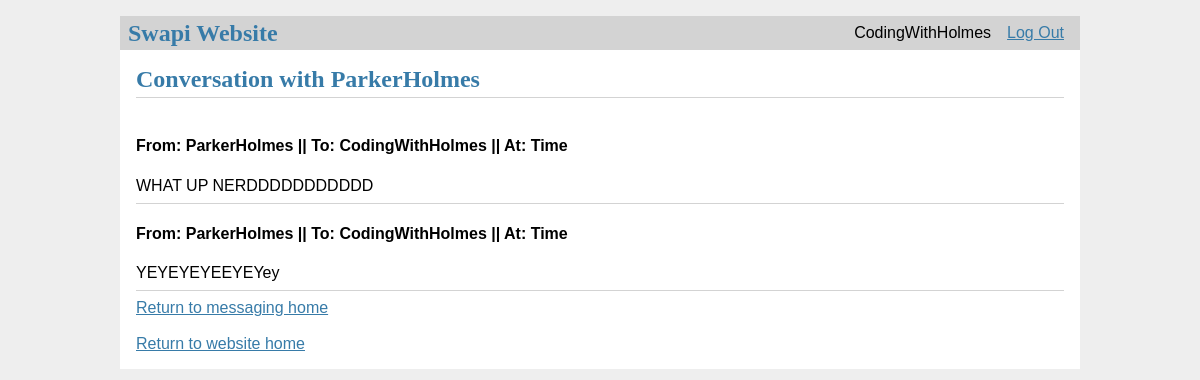
Before: /messaging/messagethread (signed in) with the older database file.
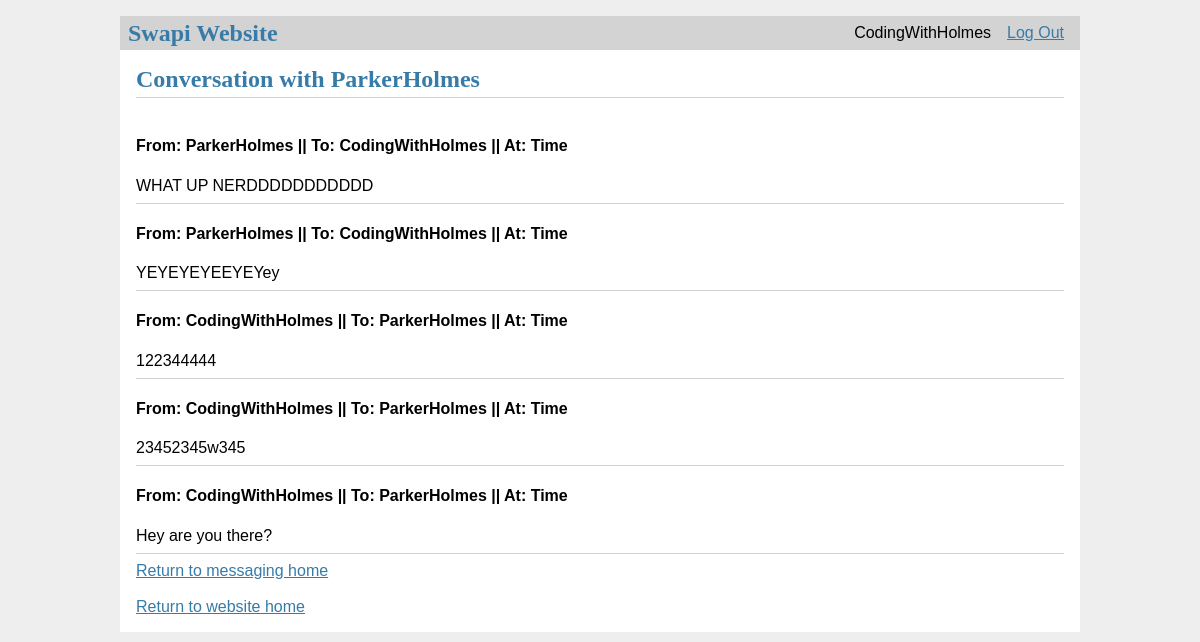
After: the same page with the newer database file.
### tables this page shows
CREATE TABLE user (
  id INTEGER PRIMARY KEY AUTOINCREMENT,
  username TEXT UNIQUE NOT NULL,
  password TEXT NOT NULL
);

CREATE TABLE messaging (
  id INTEGER PRIMARY KEY AUTOINCREMENT,
  sender TEXT NOT NULL,
  receiver TEXT NOT NULL,
  message TEXT NOT NULL
);

### swapiwebsite/messaging.py (the view)
@bp.route('/messagethread', methods=('GET', 'POST'))
def message_thread():
    receiver = "ParkerHolmes"
    db = get_db()
    message_history = db.execute(
        "SELECT * FROM messaging WHERE (sender = ? AND receiver = ?) OR (sender = ? AND receiver = ?)", (g.user['username'], receiver, receiver, g.user['username'])
    ).fetchall()
    print(message_history)
    return render_template('messaging/messagethread.html', message_history=message_history, receiver=receiver)

### swapiwebsite/auth.py (called while the page is built)
@bp.before_app_request
def load_logged_in_user():
    user_id = session.get('user_id')
    if user_id is None:
        g.user = None
    else:
        g.user = get_db().execute(
            'SELECT * FROM user WHERE id = ?', (user_id,)
        ).fetchone()

### swapiwebsite/db.py (called while the page is built)
def get_db():
    if 'db' not in g:
        g.db = sqlite3.connect(
            current_app.config['DATABASE'],
            detect_types=sqlite3.PARSE_DECLTYPES
        )
        g.db.row_factory = sqlite3.Row
    return g.db

### swapiwebsite/templates/messaging/messagethread.html
{% extends 'base.html' %}
{% block header %}
  <h1>{% block title %}Conversation with {{ receiver }}{% endblock %}</h1>
{% endblock %}
{% block content %}
    <br>
  {% for message in message_history %}
    <div class="about"><h4>From: {{ message['sender'] }} || To: {{ message['receiver'] }} || At: Time</h4></div>
    <div class="about">{{ message['message'] }}</div>
    {% if not loop.last %}
      <hr>
    {% endif %}
  {% endfor %}
  <hr>
  <div>
    <a class="action" href="{{ url_for('messaging.home') }}">Return to messaging home</a>
  </div>
  <br>
  <div>
    <a class="action" href="{{ url_for('home.index') }}">Return to website home</a>
  </div>
{% endblock %}

### swapiwebsite/templates/base.html (shortened to what this page needs)
<!doctype html>
<link rel="stylesheet" href="{{ url_for('static', filename='style.css') }}">
<nav>
  <h1>Swapi Website</h1>
  <ul>
    {% if g.user %}
      <li><span>{{ g.user['username'] }}</span>
      <li><a href="{{ url_for('auth.logout') }}">Log Out</a>
    {% else %}
      <li><a href="{{ url_for('auth.register') }}">Register</a>
      <li><a href="{{ url_for('auth.login') }}">Log In</a>
    {% endif %}
  </ul>
</nav>
<section class="content">
  <header>
    {% block header %}{% endblock %}
  </header>
  {% block content %}{% endblock %}
</section>

### swapiwebsite/static/style.css (style rules this page uses)
h1 { font-family: serif; color: #377ba8; margin: 1rem 0; }
a { color: #377ba8; }
hr { border: none; border-top: 1px solid lightgray; }
nav { background: lightgray; display: flex; align-items: center; padding: 0 0.5rem; }
nav h1 { flex: auto; margin: 0; }
nav ul { display: flex; list-style: none; margin: 0; padding: 0; }
nav ul li a, nav ul li span, header .action { display: block; padding: 0.5rem; }
.content { padding: 0 1rem 1rem; }
.content > header { border-bottom: 1px solid lightgray; display: flex; align-items: flex-end; }
.content > header h1 { flex: auto; margin: 1rem 0 0.25rem 0; }
.content:last-child { margin-bottom: 0; }

Changed rows visible on the page:
added messaging: sender "CodingWithHolmes", receiver "ParkerHolmes", message "122344444"
added messaging: sender "CodingWithHolmes", receiver "ParkerHolmes", message "23452345w345"
added messaging: sender "CodingWithHolmes", receiver "ParkerHolmes", message "Hey are you there?"
